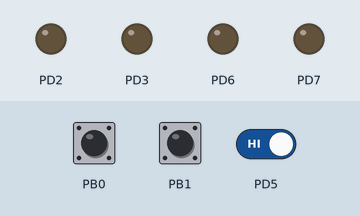
The program below on a simulated ATmega328P, built with avr-gcc and emulated at 16 MHz (the files do not name the chip). Parts: output pins drawn as LEDs (lit = HIGH). Dashed ring = blinking. The inputs (shaded band) are chosen by the test bench; at power-on: PB0 HIGH, PB1 HIGH, PD5 HIGH.

Above: at 1.2 s.
1.3 s: PB0 pulled LOW for 0.15 s
At 2.5 s:
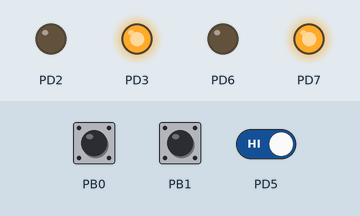
3.0 s: PB1 pulled LOW for 0.15 s
At 3.7 s:
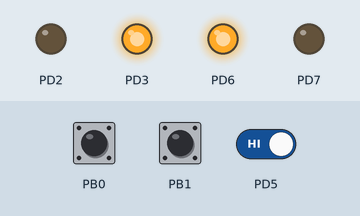
4.7 s: PB0 pulled LOW for 1 s
At 6.2 s:
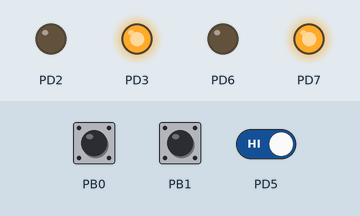
7.2 s: PB1 pulled LOW for 1 s
At 8.1 s:
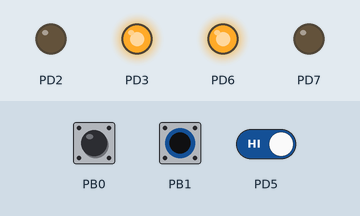
9.7 s: PB0 driven LOW and PB1 driven LOW
At 11.4 s:
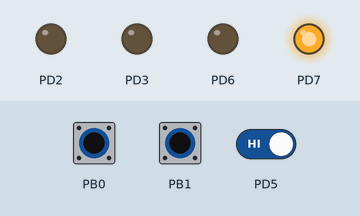
11.7 s: PB1 driven HIGH and PD5 driven LOW
At 11.95 s:
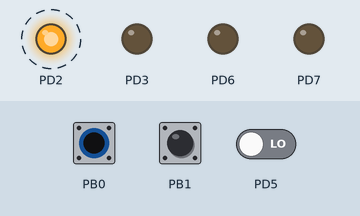
Timing chart, 0 to 15.7 s (numbered marks = the images above; inputs shaded):
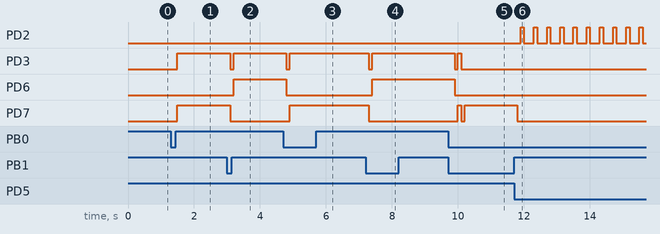

Measured:
- after the input at 1.3 s, PD3, PD7: LOW → HIGH after 0.20 s
- after the input at 3.0 s, PD3: HIGH → LOW after 0.10 s, → HIGH 0.10 s later; PD6: LOW → HIGH after 0.20 s; PD7: HIGH → LOW after 0.10 s
- after the input at 4.7 s, PD3: HIGH → LOW after 0.10 s, → HIGH 0.10 s later; PD6: HIGH → LOW after 0.10 s; PD7: LOW → HIGH after 0.20 s
- after the input at 7.2 s, PD3: HIGH → LOW after 0.10 s, → HIGH 0.10 s later; PD6: LOW → HIGH after 0.20 s; PD7: HIGH → LOW after 0.10 s
- after the input at 9.7 s, PD3: HIGH → LOW after 0.20 s, → HIGH 0.10 s later, → LOW 0.10 s later; PD6: HIGH → LOW after 0.20 s; PD7: LOW → HIGH after 0.30 s, → LOW 0.10 s later, → HIGH 0.10 s later
- after the input at 11.7 s, PD2: alternates HIGH for 0.10 s and LOW for 0.30 s, starting after 0.20 s; PD7: HIGH → LOW after 0.10 s

The program:

main.cpp
```cpp
#define F_CPU 16000000UL
#include <avr/io.h>
#include <util/delay.h>

int main(void) {
    DDRD |= 0xC0; // PD6 y PD7 salida (motor 1)
    PORTD &= ~0xC0;

    DDRD |= 0x0C; // PD2 y PD3 salida (motor 2)
    PORTD &= ~0x0C;

    DDRB &= ~0x02; // PB1 como entrada (botón 1)
    PORTB |= 0x02; // pull-up para botón 1

    DDRB &= ~0x01; // PB0 como entrada (botón 2)
    PORTB |= 0x01; // pull-up para botón 2

    DDRD &= ~0x20; // PD5 como entrada (botón 3)
    PORTD |= 0x20; // pull-up para botón 3

    char A = 0;
    char B = 0;
    char C = 0;
    char D = 0;
    char E = 0;
    char F = 0;

    while (1) {
        // Primera condición gira motor 1 apaga motor 2 botnon2+boton3
        if (!(PINB & 0x02) && !(PINB & 0x01)) {
            _delay_ms(100);
            if (A == 0) {
                PORTD &= ~0x0C;     // Apaga motor 2
                PORTD &= ~0xC0;     // Apaga motor 1
                _delay_ms(100);
                PORTD |= 0x80;      // Enciende PD6 (motor 1)
                PORTD &= ~0x40;     // Apaga PD7
                A = 1;
                B = 0;              // corta la otra condición
                C = 0;
                D = 0;
                E = 0;
                F = 0;

            }
        }
        else{ //si solo presiono el b2  se ejecuta lo anterior que va actvar ambos motoresm1 isquierda m2 derecha
            if (!(PINB & 0x02)) {
                _delay_ms(100);
                if (E == 0) {

                PORTD&=~(0X0C);
                PORTD&=~(0XC0);
                _delay_ms(100); //abra un delay
                PORTD|=(0X40); //
                PORTD|=(0X08);//el pin4 en 1
                PORTD &= ~0x80;
                PORTD &= ~0x04;

                    B = 0;
                    C = 0;
                    D = 0;
                    A = 0;
                    E = 1;
                    F = 0;


                }
        }

        // Segunda condición  gira motor 2 apaga motor 1 boton1+boton2
        if (!(PINB & 0x01) && !(PIND & 0x20)) {
            _delay_ms(100);
            if (B == 0) {
                PORTD &= ~0x0C;     // Apaga motor 2
                PORTD &= ~0xC0;     // Apaga motor 1
                _delay_ms(100);
                PORTD |= 0x04;      // Enciende PD2 (motor 2)
                PORTD &= ~0x08;     // apaga PD3
                B = 1;
                C = 0;
                D = 0;
                E = 0;
                F = 0;
                A = 0;              // corta la otra condición
            }
        }

        else{ //si solo presiono el b1  van los dos hacia adedlante
            if (!(PINB & 0x01)) {
                _delay_ms(100);

                if (F == 0) {

                PORTD&=~(0X0C);
                PORTD&=~(0XC0);
                _delay_ms(100); //abra un delay
                PORTD|=(0X08); // ambos
                PORTD|=(0X80);//


                    B = 0;
                    C = 0;
                    D = 0;
                    A = 0;
                    E = 0;
                    F = 1;
                }
            }
        }

        //giro corto 1 m1 derecha m2 izquierda
        if (!(PINB & 0x02) && !(PIND & 0x20)) {
            _delay_ms(100);
            if (D == 0) {
                PORTD&=~(0X0C);
                PORTD&=~(0XC0);
                _delay_ms(100); //abra un delay
                PORTD|=(0X80); //
                PORTD|=(0X04);//el pin4 en 1

                B = 0;
                C = 0;
                D = 1;
                A = 0;
                E = 0;
                F = 0;

            }
        }
        else{ //APAGADO AMBOS MOTORES
            if (!(PIND & 0x20)) {
                _delay_ms(100);

                if (C == 0) {

                PORTD&=~(0X0C);
                PORTD&=~(0XC0);
                _delay_ms(100); //abra un delay
                PORTD&=~(0X0C);
                PORTD&=~(0XC0);


                    B = 0;
                    C = 1;
                    D = 0;
                    A = 0;
                    E = 0;
                    F = 0;
                }
            }
        }


    }
}
}


        /* por arreglar
        if(!(PIND&0X50)){

            if(C==0){
            PORTD &= ~0xC0;
            PORTD &= ~0x0C;
            _delay_ms(100);
            PORTD |= 0x08;
            PORTD &= ~0x04;
            PORTD |= 0x40;
            PORTD &= ~0x80;
            B = 0;
                C = 1;
                A = 0;
            }

*/


/*
//codigo funcional con 3 botones pero secuencial
#define F_CPU 16000000UL
#include <avr/io.h>
#include <util/delay.h>

int main (void){
    DDRD|=(0XC0); //este sonl os pines para el control del motor 1
    PORTD&=~(0XC0);

    DDRD|=(0X0C); //motor 2
    PORTD&=~(0x0c);

    DDRB&=~(0X01); //del boton como entrada
    PORTB|=(0X01); //pull del boton
    DDRB&=~(0X02); //del boton como entrada
    PORTB|=(0X02); //pull del boton
    DDRD&=~(0X20); //del boton como entrada
    PORTD|=(0X20); //pull del boton

    char B=0; //variable de estado del sistema
    char C=0;
    char A=0;

    while(1){ //cadena de inico
    if(!(PINB&0x01)){ // cuando se pulsa el d5 se qda en 0 por eso se niega para volverlo 1
        _delay_ms(100); //evitar ruidos

        if (B == 0) {
            // Apagar Motor 1
            PORTD &= ~0x0C;     // Apaga PD6 y PD7
            PORTD &= ~0xC0;
            _delay_ms(100);
            PORTD |= 0x80;
            PORTD &= ~0x40;
            PORTD |= 0x04;
            PORTD &= ~0x08;
            B = 1;
        } else {
            // Apagar Motor 2
            PORTD &= ~0xC0;
            PORTD &= ~0x0C;
            _delay_ms(100);
            PORTD |= 0x08;
            PORTD &= ~0x04;
            PORTD |= 0x40;
            PORTD &= ~0x80;
            B = 0;
        }

    }
    if(!(PIND&0x20)){ // cuando se pulsa el d5 se qda en 0 por eso se niega para volverlo 1
        _delay_ms(100); //evitar ruidos


        if(A==0){
            PORTD|=0X80; //si esta en reposo se enciende el in2
            PORTD&=~0X40;
            _delay_ms(100);
            PORTD|=0X08;
            PORTD&=~0X04;
            A=1; //estado 1
        }
        else{
                PORTD&=~(0XC0); //apagara el motor
                PORTD &=~(0X0C);
                _delay_ms(50);
                A=0; //vuelve al estado 0
            }
        }


    if(!(PINB&0x02)){ // cuando se pulsa el d5 se qda en 0 por eso se niega para volverlo 1
        _delay_ms(100); //evitar ruidos

        if (C == 0) {
            // Apagar Motor 1 (PD6/PD7), encender Motor 2 (PD4)
            PORTD &= ~0x0C;     // Apaga PD6 y PD7
            PORTD &= ~0xC0;
            _delay_ms(100);
            PORTD |= 0x40;      // motor 2 prendido apra adelante
            PORTD &= ~0x08;     // motor1 apagado
            C = 1;
        } else {
            // Apagar Motor 2 (PD4/PD5), encender Motor 1 (PD6)
            PORTD &= ~0xC0;     // Apaga PD4 y PD5
            PORTD &= ~0x0C;
            _delay_ms(100);
            PORTD |= 0x04;      // motor 1 prendido para atras
            PORTD &= ~0x80;     // motor 2 apagado
            C = 0;
        }
    }
}
}

*/

/*
//boton 3 para giro largo
#define F_CPU 16000000UL
#include <avr/io.h>
#include <util/delay.h>

int main (void){
    DDRD|=(0XC0); //este sonl os pines para el control del motor 1
    PORTD&=~(0XC0);

    DDRD|=(0X0C); //motor 2
    PORTD&=~(0x0c);

    DDRB&=~(0X02); //del boton como entrada
    PORTB|=(0X02); //pull del boton

    char C=0; //variable de estado del sistema

    while(1){ //cadena de inico
    if(!(PINB&0x02)){ // cuando se pulsa el d5 se qda en 0 por eso se niega para volverlo 1
        _delay_ms(100); //evitar ruidos

        if (C == 0) {
            // Apagar Motor 1 (PD6/PD7), encender Motor 2 (PD4)
            PORTD &= ~0x0C;     // Apaga PD6 y PD7
            PORTD &= ~0xC0;
            _delay_ms(100);
            PORTD |= 0x40;      // PD4 ON (Motor 2)
            PORTD &= ~0x08;     // PD5 OFF
            C = 1;
        } else {
            // Apagar Motor 2 (PD4/PD5), encender Motor 1 (PD6)
            PORTD &= ~0xC0;     // Apaga PD4 y PD5
            PORTD &= ~0x0C;
            _delay_ms(100);
            PORTD |= 0x04;      // PD6 ON (Motor 1)
            PORTD &= ~0x80;     // PD7 OFF
            C = 0;
        }
    }
}
}
*/
/*
//codigo clase un motor giro derecha izquierda con pulsador
#define F_CPU 16000000UL
#include <avr/io.h>
#include <util/delay.h>

int main (void){
    DDRD|=(0XC0); //este sonl os pines para el control del motor 1
    PORTD&=~(0XC0);

    DDRC|=(0X0C); //motor 2
    PORTD&=~(0x0c);

    DDRD&=~(0X20); //del boton como entrada
    PORTD|=(0X20); //pull del boton

    char flag=0; //variable de estado del sistema

    while(1){ //cadena de inico
    if(!(PIND&0x20)){ // cuando se pulsa el d5 se qda en 0 por eso se niega para volverlo 1
        _delay_ms(100); //evitar ruidos


        if(flag==0){
            PORTD&=~(0XC0);
            PORTD|=0X80; //si esta en reposo se enciende el in2
            PORTD&=~(0X0C);
            PORTD|=0X08;
            flag=1; //estado 1
        }
        else{
            if(flag==1){
                PORTD&=~(0XC0); //apaga los motores
                PORTD&=~(0X0C);

                _delay_ms(50); // evitar ruidos
                PORTD|=(0X40); //se enciende el in1 cambiando el giro
                PORTD|=(0X04);
                flag=2; //estado 2

            }
            else{
                PORTD&=~(0XC0); //apagara el motor
                PORTD &=~(0X0C);
                _delay_ms(50);
                flag=0; //vuelve al estado 0
            }
        }
    }

}
}

*/
////////////////////////////////////////////////////////////////////////////////////////////////////////////////

/*
//codigo clase un motor giro derecha izquierda con pulsador
#define F_CPU 16000000UL
#include <avr/io.h>
#include <util/delay.h>

int main (void){
    DDRD|=(0XC0); //este sonl os pines para el control del motor 1
    PORTD&=~(0XC0);
    DDRD&=~(0X20); //del boton como entrada
    PORTD|=(0X20); //pull del boton
    char flag=0; //variable de estado del sistema

    while(1){ //cadena de inico
    if(!(PIND&0x20)){ // cuando se pulsa el d5 se qda en 0 por eso se niega para volverlo 1
        _delay_ms(100); //evitar ruidos


        if(flag==0){
            PORTD&=~(0XC0);
            PORTD|=0X80; //si esta en reposo se enciende el in2
            flag=1; //estado 1
        }
        else{
            if(flag==1){
                PORTD&=~(0XC0); //apaga los motores
                _delay_ms(50); // evitar ruidos
                PORTD|=(0X40); //se enciende el in1 cambiando el giro
                flag=2; //estado 2

            }
            else{
                PORTD&=~(0XC0); //apagara el motor
                _delay_ms(50);
                flag=0; //vuelve al estado 0
            }
        }
    }

}
}
*/

/*
//codigo uniendo los dos motores funcionen al mismo tiempo con 1 boton switch
#define F_CPU 16000000UL
#include <avr/io.h>
#include <util/delay.h>

int main (void){
    //motor 1
    DDRD|=0XC0;
    PORTD&=~(0XC0);

    //motor 2
    DDRD|=0X0C;
    PORTD&=~(0X0C);

    //boton
    DDRD&=~(0X20);
    PORTD|=(0X20);
    char flag=0;

    while(1) {


        if(!(PIND&0X20)){ //cuando el pin del boton este en 0 se va a prender
            _delay_ms(100);

            switch(flag){
                case 0: //caso 0
                PORTD|=0X80;
                PORTD|=0X08; //cuando el pd7 esta en 1
                flag=1; //estado1
                break; // para que solo ejecute ese bloque

                case 1: //dos adelante
                PORTD&=~(0X0C); //cuando el pd7 y pd6 esten en 1 se va negar y se volvera 0 significando que esta apagado
                PORTD&=~(0XC0);
                _delay_ms(100); //abra un delay
                PORTD|=(0X04); //el pin pd6 va a estar en 1 girando en otro sentido
                PORTD|=(0X40);
                flag=2; //estado 2
                break; //para solo ejecutar caso1

                //prueba giro largo 1
                case 2:
                PORTD&=~(0X0C);
                PORTD&=~(0XC0);
                _delay_ms(100); //abra un delay
                PORTD&=~(0XC0); //el motor 1 en 0
                PORTD|=(0X08);//el pin4 en 1
                flag=3; //estado 2
                break; //para solo ejecutar caso1

                //prueba giro largo 2
                case 3:
                PORTD&=~(0X0C);
                PORTD&=~(0XC0);
                _delay_ms(100); //abra un delay
                PORTD&=~(0X0C); //el pin pd6 va a estar en 1 girando en otro sentido
                PORTD|=(0X80);
                flag=4; //estado 2
                break; //para solo ejecutar caso1

                //prueba giro corto 1
                case 4:
                PORTD&=~(0X0C);
                PORTD&=~(0XC0);
                _delay_ms(100); //abra un delay
                PORTD|=(0X80); //el motor 1 en 0
                PORTD|=(0X04);//el pin4 en 1
                flag=5; //estado 2
                break; //para solo ejecutar caso1

                //prueba giro corto 2

                case 5:
                PORTD&=~(0X0C);
                PORTD&=~(0XC0);
                _delay_ms(100); //abra un delay
                PORTD|=(0X40); //
                PORTD|=(0X08);//el pin4 en 1
                flag=5; //estado 2
                break; //para solo ejecutar caso1


                case 6: //solo esn ombre de estado
                PORTD&=~(0XC0); //apagados pd7 y pd6
                PORTD&=~(0X0C);
                flag=0; // se va volver al estado 0
                break; //no seguir ejecutando
            }
        }
    }
}

*/
```
